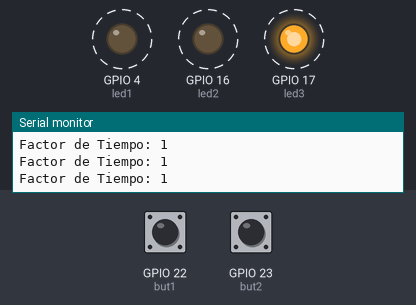
The sketch below on a simulated ESP32. On the bench: output pins drawn as LEDs (lit = HIGH), the last lines printed to the serial monitor. Dashed ring = blinking. Inputs (shaded band) come from the test bench; at power-on: GPIO 22 (but1) LOW, GPIO 23 (but2) LOW.

Above: at 1.2 s.
1.3 s: GPIO 22 (but1) pulled HIGH for 0.15 s
At 1.5 s:
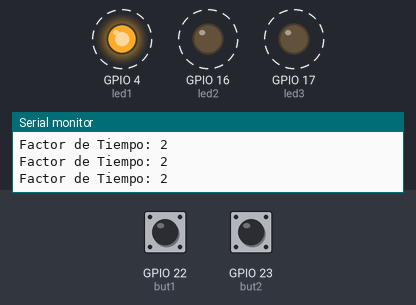
4.3 s: GPIO 23 (but2) pulled HIGH for 0.15 s
At 4.71 s:
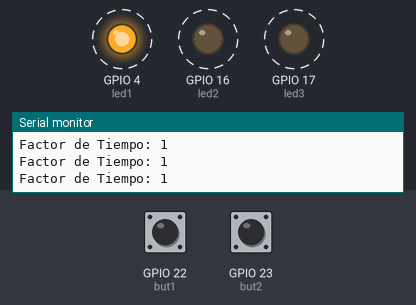
7.4 s: GPIO 22 (but1) pulled HIGH for 1 s
At 7.6 s:
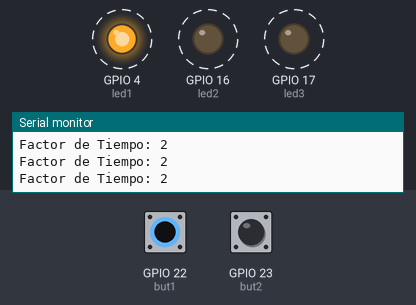
10.4 s: GPIO 22 (but1) pulled HIGH for 3.2 s
At 10.71 s:
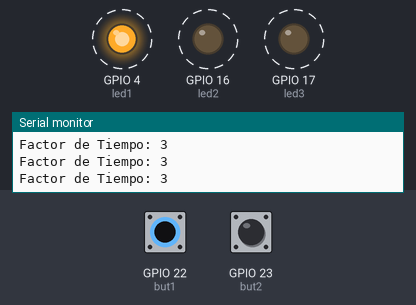
Timing chart, 0 to 16.1 s (numbered marks = the images above; inputs shaded):
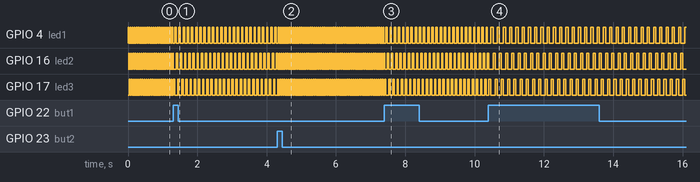

The sketch:

P6A1-FreqBlinkVariable.ino
```cpp
#define led1 4
#define led2 16
#define led3 17
#define but1 22
#define but2 23

int factor = 1;
int tiempo = 20;


void IRAM_ATTR incrementaFactor(){
  factor++;
}
void IRAM_ATTR decrementaFactor(){
  if(factor > 1) factor--;
}

void setup() {
  pinMode(but1, INPUT);
  pinMode(but2, INPUT);
  pinMode(led1,OUTPUT);
  pinMode(led2,OUTPUT);
  pinMode(led3,OUTPUT);
  attachInterrupt(digitalPinToInterrupt(but1),incrementaFactor,RISING);
  attachInterrupt(digitalPinToInterrupt(but2),decrementaFactor,RISING);
  Serial.begin(115200);
  digitalWrite(led1,LOW);
  digitalWrite(led2,LOW);
  digitalWrite(led3,LOW);
}

void loop() {
  digitalWrite(led3,LOW);
  digitalWrite(led1,HIGH);
  imprimeFactor();
  delay(factor*tiempo);
  digitalWrite(led1,LOW);
  digitalWrite(led2,HIGH);
  imprimeFactor();
  delay(factor*tiempo);
  digitalWrite(led2,LOW);
  digitalWrite(led3,HIGH);
  imprimeFactor();
  delay(factor*tiempo);
}


void imprimeFactor(){
  Serial.print("Factor de Tiempo: ");
  Serial.println(factor);
}
```

Measured:
- after the input at 1.3 s, GPIO 4 (led1), GPIO 16 (led2): alternates HIGH for 0.04 s and LOW for 0.08 s, starting after 0.09 s; GPIO 17 (led3): alternates HIGH for 0.04 s and LOW for 0.08 s, starting after 0.13 s
- after the input at 4.3 s, GPIO 4 (led1), GPIO 16 (led2): alternates HIGH for 0.02 s and LOW for 0.04 s, starting after 0.06 s; GPIO 17 (led3): alternates HIGH for 0.02 s and LOW for 0.04 s, starting after 0.08 s
- after the input at 7.4 s, GPIO 4 (led1), GPIO 16 (led2): alternates HIGH for 0.04 s and LOW for 0.08 s, starting after 0.08 s; GPIO 17 (led3): alternates HIGH for 0.04 s and LOW for 0.08 s, starting after 0.12 s
- after the input at 10.4 s, GPIO 4 (led1), GPIO 16 (led2): alternates HIGH for 0.06 s and LOW for 0.12 s, starting after 0.13 s; GPIO 17 (led3): alternates HIGH for 0.06 s and LOW for 0.12 s, starting after 0.19 s
- by itself, GPIO 4 (led1), GPIO 16 (led2), GPIO 17 (led3): alternates HIGH for 0.02 s and LOW for 0.04 s
